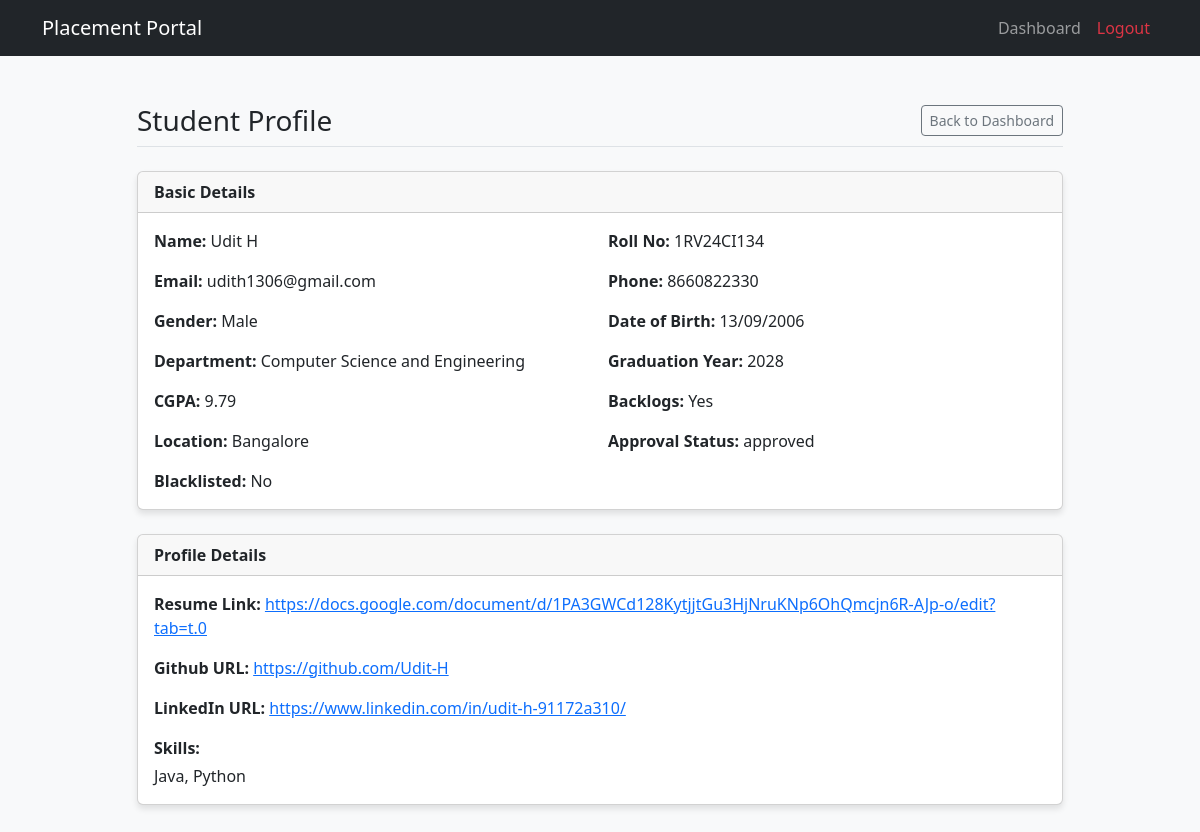
The app's page /admin/student/1RV24CI134/profile (signed in) with its own data.
### models.py (models this page shows, shortened)
class Student(db.Model, UserMixin):
    __tablename__ = 'student'
    roll_no = db.Column(db.String(50), primary_key=True)
    name = db.Column(db.String(255), nullable=False)
    email = db.Column(db.String(100), unique=True, nullable=False)
    password_hash = db.Column(db.String(255), nullable=False)
    phone_no = db.Column(db.String(15), nullable=False)
    gender = db.Column(db.String(10), nullable=False)
    dob = db.Column(db.Date, nullable=False)
    location = db.Column(db.String(255))
    dept_id = db.Column(db.String(10), db.ForeignKey('departments.dept_id'), nullable=False)
    graduation_year = db.Column(db.Integer, nullable=False)
    cgpa = db.Column(db.Numeric(4, 2), nullable=False)
    has_backlogs = db.Column(db.Boolean, nullable=False, default=False)
    approval_status = db.Column(db.String(50), nullable=False, default='pending') #'Pending', 'Approved', 'Rejected'
    is_blacklisted = db.Column(db.Boolean, default=False)
    skills = db.relationship('Skills', backref='student', uselist=False)
    applications = db.relationship('Application', backref='student')

class Department(db.Model):
    __tablename__ = 'departments'
    dept_id = db.Column(db.String(10), primary_key=True)
    dept_name = db.Column(db.String(100), unique=True, nullable=False)
    students = db.relationship('Student', backref='department')
    eligible_departments = db.relationship('EligibleDepartments', backref='department')

class Skills(db.Model):
    __tablename__ = 'skills'
    student_roll = db.Column(db.String(50), db.ForeignKey('student.roll_no'), primary_key=True)
    linkedin_url = db.Column(db.String(255))
    github_url = db.Column(db.String(255))
    resume_link = db.Column(db.String(255), nullable=False)
    skills = db.Column(db.Text, nullable=True)

### app.py (the view)
@app.route('/admin/student/<string:roll_no>/profile')
@login_required
def admin_student_profile(roll_no):
    if not current_user.is_authenticated or not current_user.get_id().startswith('admin_'):
        return "Unauthorized Access : Not an Admin ", 403
    student = Student.query.filter_by(roll_no=roll_no).first_or_404()
    department = Department.query.filter_by(dept_id=student.dept_id).first()
    profile = Skills.query.filter_by(student_roll=student.roll_no).first()
    return render_template(
        'admin_student_profile.html',
        student=student,
        department=department,
        profile=profile
    )

### app.py (called while the page is built)
@login_manager.user_loader #Run this fn everytime the user clicks a new page
def load_user(user_id):
    try:
        role, uid = user_id.split('_', 1)
        if role == 'admin':
            return db.session.get(Admin, int(uid))
        elif role == 'student':
            return db.session.get(Student, uid)
        elif role == 'company':
            return db.session.get(Company, int(uid))
    except Exception as e:
        return None
    return None

### models.py (called while the page is built)
    def get_id(self):
        return f"admin_{self.id}"

### templates/admin_student_profile.html
{% extends "base.html" %}
{% block content %}
<div class="row justify-content-center">
    <div class="col-lg-10">
        <div class="d-flex justify-content-between align-items-center mt-4 mb-4 pb-2 border-bottom">
            <h3 class="mb-0">Student Profile</h3>
            <a href="{{ url_for('admin_dashboard') }}" class="btn btn-outline-secondary btn-sm">Back to Dashboard</a>
        </div>
        <div class="card mb-4">
            <div class="card-header fw-semibold">Basic Details</div>
            <div class="card-body">
                <div class="row g-3">
                    <div class="col-md-6"><strong>Name:</strong> {{ student.name }}</div>
                    <div class="col-md-6"><strong>Roll No:</strong> {{ student.roll_no }}</div>
                    <div class="col-md-6"><strong>Email:</strong> {{ student.email }}</div>
                    <div class="col-md-6"><strong>Phone:</strong> {{ student.phone_no }}</div>
                    <div class="col-md-6"><strong>Gender:</strong> {{ student.gender }}</div>
                    <div class="col-md-6"><strong>Date of Birth:</strong> {{ student.dob.strftime('%d/%m/%Y') if student.dob else 'N/A' }}</div>
                    <div class="col-md-6"><strong>Department:</strong> {{ department.dept_name if department else student.dept_id }}</div>
                    <div class="col-md-6"><strong>Graduation Year:</strong> {{ student.graduation_year }}</div>
                    <div class="col-md-6"><strong>CGPA:</strong> {{ student.cgpa }}</div>
                    <div class="col-md-6"><strong>Backlogs:</strong> {{ 'Yes' if student.has_backlogs else 'No' }}</div>
                    <div class="col-md-6"><strong>Location:</strong> {{ student.location or 'N/A' }}</div>
                    <div class="col-md-6"><strong>Approval Status:</strong> {{ student.approval_status }}</div>
                    <div class="col-md-6"><strong>Blacklisted:</strong> {{ 'Yes' if student.is_blacklisted else 'No' }}</div>
                </div>
            </div>
        </div>
        <div class="card mb-5">
            <div class="card-header fw-semibold">Profile Details</div>
            <div class="card-body">
                {% if profile %}
                <div class="row g-3">
                    <div class="col-md-12">
                        <strong>Resume Link:</strong>
                        {% if profile.resume_link %}
                        <a href="{{ profile.resume_link }}" target="_blank" rel="noopener noreferrer">{{ profile.resume_link }}</a>
                        {% else %}
                        N/A
                        {% endif %}
                    </div>
                    <div class="col-md-12">
                        <strong>Github URL:</strong>
                        {% if profile.github_url %}
                        <a href="{{ profile.github_url }}" target="_blank" rel="noopener noreferrer">{{ profile.github_url }}</a>
                        {% else %}
                        N/A
                        {% endif %}
                    </div>
                    <div class="col-md-12">
                        <strong>LinkedIn URL:</strong>
                        {% if profile.linkedin_url %}
                        <a href="{{ profile.linkedin_url }}" target="_blank" rel="noopener noreferrer">{{ profile.linkedin_url }}</a>
                        {% else %}
                        N/A
                        {% endif %}
                    </div>
                    <div class="col-md-12">
                        <strong>Skills:</strong>
                        <div class="mt-1">{{ profile.skills or 'N/A' }}</div>
                    </div>
                </div>
                {% else %}
                <p class="text-muted mb-0">No profile details available for this student yet.</p>
                {% endif %}
            </div>
        </div>
    </div>
</div>
{% endblock %}

### templates/base.html (style rules this page uses)
body { background-color: #f8f9fa; }
.card { box-shadow: 0 4px 6px rgba(0,0,0,0.1); }

### records on screen
Student: name "Udit H", roll_no "1RV24CI134", email "udith1306@gmail.com", phone_no "8660822330", gender "Male", dob "13/09/2006", graduation_year "2028", cgpa "9.79", has_backlogs "Yes", location "Bangalore", approval_status "approved", is_blacklisted "No"
Department: dept_name "Computer Science and Engineering"
Skills: resume_link "https://docs.google.com/document/d/1PA3GWCd128KytjjtGu3HjNruKNp6OhQmcjn6R-AJp-o/edit?tab=t.0", github_url "https://github.com/Udit-H", linkedin_url "https://www.linkedin.com/in/udit-h-91172a310/", skills "Java, Python"
